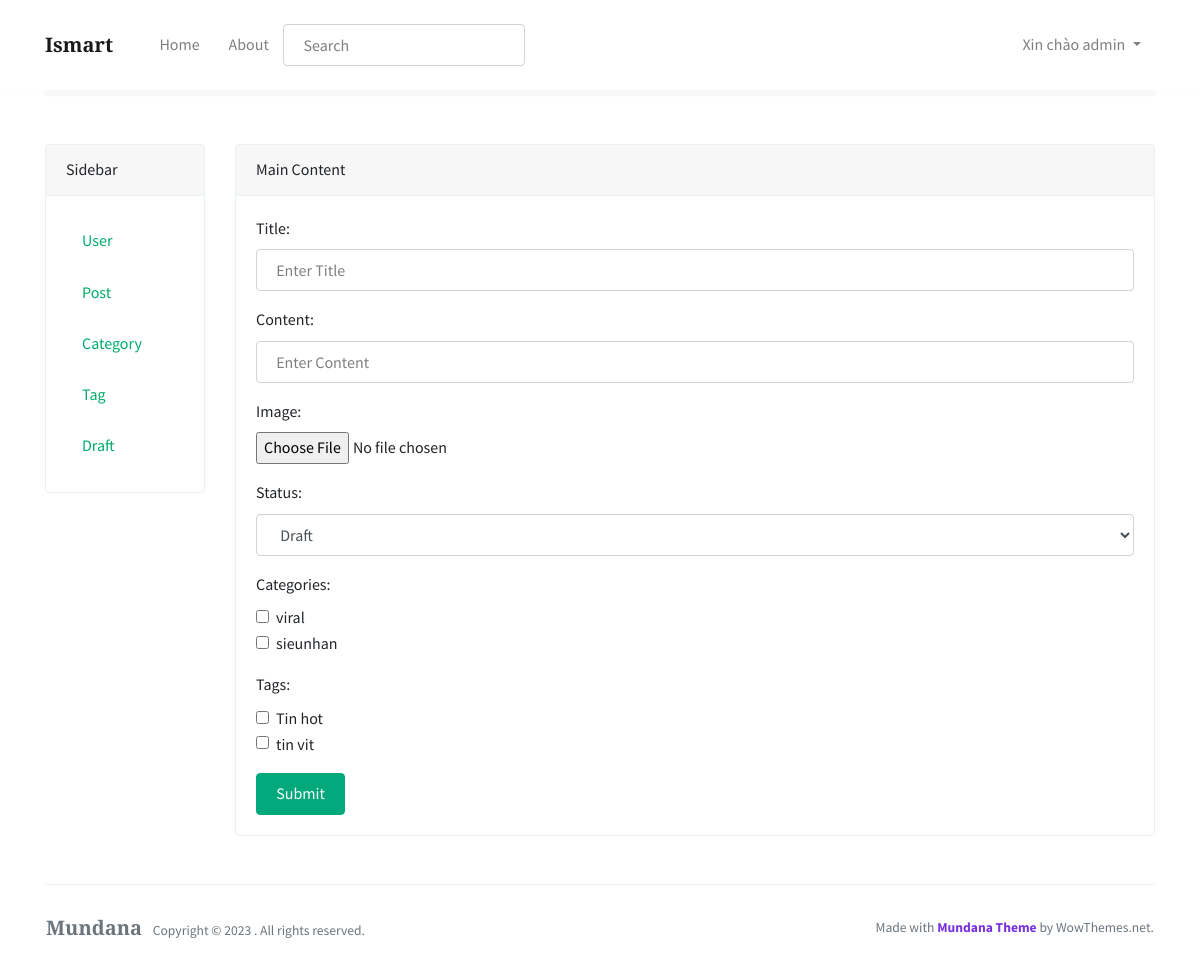
/myadmin/create/post (signed in), run on the app's committed database.
### blogsite/models.py (models this page shows, shortened)
class Category(models.Model):
    name = models.CharField(max_length=255)
    slug = models.SlugField(unique=True)

class Tag(models.Model):
    name = models.CharField(max_length=255)
    slug = models.SlugField(unique=True)

### blogsite/views.py (the view)
# urls.py: path('myadmin/create/post',views.create_post,name='create_post'),
@decorators.login_required(login_url='login')
def create_post(request):
    if get_superuser_data(request.user):
        categories = Category.objects.all()
        tag = Tag.objects.all()
        if request.method == 'POST':
            form = PostForm(request.POST, request.FILES)
            if form.is_valid():
                post = form.save(commit=False)
                post.author = request.user
                post.save()
                form.save_m2m()
                draft = Draft.objects.create(post=post, can_push=False)
                return redirect('admin_post')
        else:
            form = PostForm()
        context= {
            'categories':categories,
            'tags':tag,
            'form': form
        }
        return render(request, 'admin/post/create.html',context)
    else:
        return redirect('403')

### blogsite/forms.py (shortened to what this page needs)
class PostForm(forms.ModelForm):
    class Meta:
        model = Post
        fields = ['title', 'content', 'image','categories','tags', 'status']
        widgets = {
            'categories': forms.CheckboxSelectMultiple(),
            'tags': forms.CheckboxSelectMultiple(),
        }
    def __init__(self, *args, **kwargs):
        self.author = kwargs.pop('author', None)
        super(PostForm, self).__init__(*args, **kwargs)

### blogsite/views.py (called while the page is built)
def get_superuser_data(user):
    if user.is_superuser:
        return True
    else:
        return False

### blogsite/templates/admin/post/create.html (shortened to what this page needs)
{% extends "admin/base.html" %}
{% block content %}
<form method="post" action="{% url 'create_post' %}" enctype="multipart/form-data" class="form">
  <div class="form-group">
    <label for="id_title">Title:</label>
    <input type="text" class="form-control" id="id_title" name="title" placeholder="Enter Title">
  </div>
  <div class="form-group">
    <label for="id_content">Content:</label>
    <input type="text" class="form-control" id="id_content" name="content" placeholder="Enter Content">
  </div>
  <div class="form-group">
    <label for="id_image">Image:</label>
    <input type="file" class="form-control-file" id="id_image" name="image">
  </div>
  <div class="form-group">
    <div class="form-group">
        <label for="id_status">Status:</label>
        <select class="form-control" id="id_status" name="status">
          <option value="draft">Draft</option>
        </select>
    </div>
    <label>Categories:</label><br>
    {% for category in categories %}
      <div class="form-check">
        <input type="checkbox" class="form-check-input" id="category_{{ category.id }}" name="categories" value="{{ category.id }}">
        <label class="form-check-label" for="category_{{ category.id }}">{{ category.name }}</label>
      </div>
    {% endfor %}
  </div>
  <div class="form-group">
    <label>Tags:</label><br>
    {% for tag in tags %}
      <div class="form-check">
        <input type="checkbox" class="form-check-input" id="tag_{{ tag.id }}" name="tags" value="{{ tag.id }}">
        <label class="form-check-label" for="tag_{{ tag.id }}">{{ tag.name }}</label>
      </div>
    {% endfor %}
  </div>
  <button type="submit" class="btn btn-primary">Submit</button>
</form>
{% endblock %}

### blogsite/templates/admin/base.html (shortened to what this page needs)
{%load static%}
<!DOCTYPE html>
<html lang="en">
<head>
<link rel="stylesheet" href="https://cdnjs.cloudflare.com/ajax/libs/font-awesome/6.4.2/css/all.min.css" />
<link rel="stylesheet" href="https://use.fontawesome.com/releases/v5.3.1/css/all.css">
<link href={% static "css/style.css" %} rel="stylesheet"/>
</head>
<body>
    <nav class="topnav navbar navbar-expand-lg navbar-light bg-white fixed-top">
        <div class="container">
            <a class="navbar-brand" href={%url 'index'%}><strong>Ismart</strong></a>
            <div class="navbar-collapse collapse" id="navbarColor02" style="">
                <ul class="navbar-nav mr-auto d-flex align-items-center">
                    <li class="nav-item">
                        <a class="nav-link" href="{%url 'index'%}">Home <span class="sr-only">(current)</span></a>
                    </li>
                    <li class="nav-item">
                        <a class="nav-link" href="{%url 'about'%}">About</a>
                    </li>
                    <li class="nav-item mt-3">
                        <form method="POST" action="{% url "result_search" %}">
                            <div class="md-form active-pink active-pink-2 mb-3 mt-0">
                                <input class="form-control" type="text" name="searched" placeholder="Search" aria-label="Search">
                            </div>
                        </form>
                    </li>
                </ul>
                <ul class="navbar-nav ml-auto d-flex align-items-center">
                    {% if user.is_authenticated %}
                    <li class="nav-item dropdown" onmouseover="showDropdown()" onmouseout="hideDropdown()">
                        <a class="nav-link dropdown-toggle" href="#" id="navbarDropdown" role="button" data-bs-toggle="dropdown" aria-expanded="false">
                            Xin chào {{ user.username }}
                        </a>
                    </li>
                    {% else %}
                        <li class="nav-item highlight">
                            <a class="nav-link" href="{% url 'login' %}"><i class="fa-solid fa-right-to-bracket"></i> Login</a>
                        </li>
                    {% endif %}
                </ul>
            </div>
        </div>
    </nav>
        <div class="container">
            <div class="row mt-5">
                <div class="col-md-2">
                    <div class="card">
                        <div class="card-header">
                            Sidebar
                        </div>
                        <div class="card-body">
                            <ul class="nav flex-column">
                                <li class="nav-item">
                                    <a class="nav-link" href="{%url 'user'%}">User</a>
                                </li>
                                <li class="nav-item">
                                    <a class="nav-link" href="{%url 'admin_post'%}">Post</a>
                                </li>
                                <li class="nav-item">
                                    <a class="nav-link" href="{%url 'admin_category'%}">Category</a>
                                </li>
                                <li class="nav-item">
                                    <a class="nav-link" href="{%url 'admin_tag'%}">Tag</a>
                                </li>
                                <li class="nav-item">
                                    <a class="nav-link" href="{% url 'admin_draft'%}">Draft</a>
                                </li>
                            </ul>
                        </div>
                    </div>
                </div>
                <div class="col-md-10">
                    <div class="card">
                        <div class="card-header">
                            Main Content
                        </div>
                        <div class="card-body">
                            {% block content %}
                            {% endblock %}
                        </div>
                    </div>
                </div>
            </div>
        </div>
    <div class="container mt-5">
        <footer class="bg-white border-top p-3 text-muted small">
        <div class="row align-items-center justify-content-between">
            <div>
                <span class="navbar-brand mr-2"><strong>Mundana</strong></span> Copyright &copy;
                 . All rights reserved.
            </div>
            <div>
                Made with <a target="_blank" class="text-secondary font-weight-bold" href="https://www.wowthemes.net/mundana-free-html-bootstrap-template/">Mundana Theme</a> by WowThemes.net.
            </div>
        </div>
        </footer>
    </div>
</body>
</html>

### blogsite/templates/admin/base.html (style rules this page uses)
.nav-item { position: relative; }

### data on the page
Category: name "viral"
Category: name "sieunhan"
Tag: name "Tin hot"
Tag: name "tin vit"

### other printed values
{{ user.username }} "admin"
